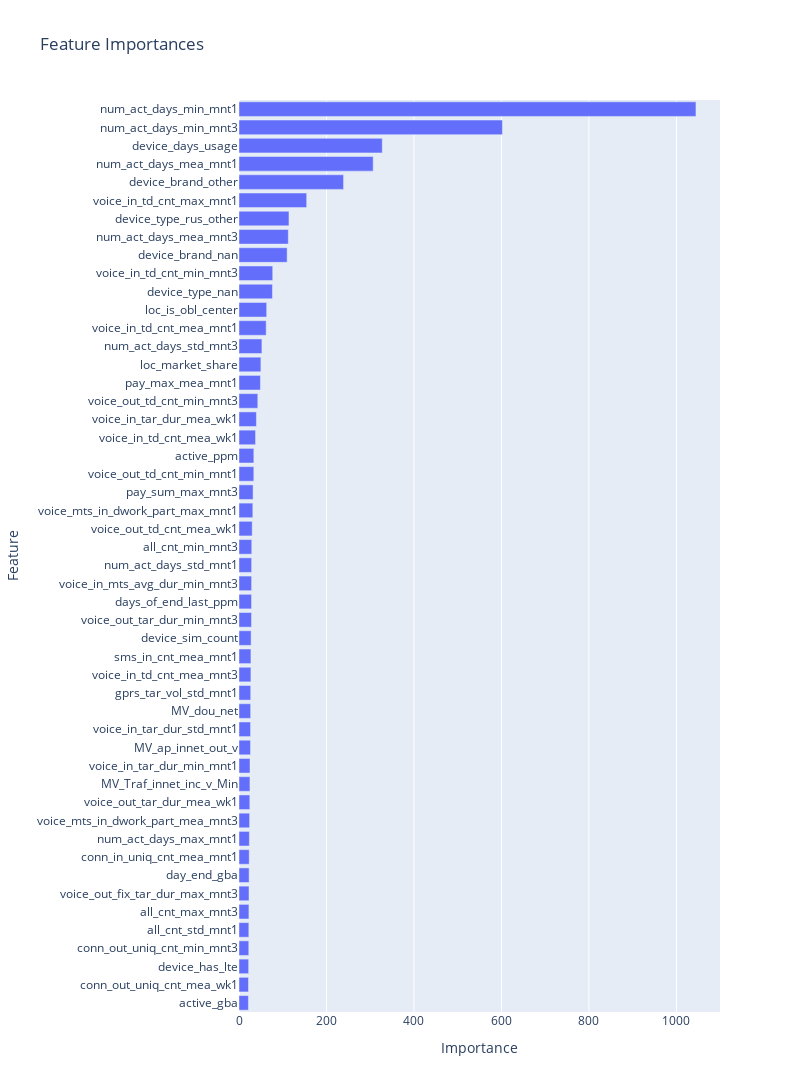

Notebook cell for this chart:
### Code cell
import plotly.express as px

fig = px.bar(feature_importances[:50], x="Importance", y="Feature", title="Feature Importances")
fig.update_layout(yaxis={"categoryorder": "total ascending"}, width=800, height=1200)
fig.show()

### Figure 1 — Plotly figure (JSON) as saved in the notebook; plotly's stock layout.template omitted (floating-point values rounded to 4 significant figures)
{"data": [{"alignmentgroup": "True", "hovertemplate": "Importance=%{x}<br>Feature=%{y}<extra></extra>", "legendgroup": "", "marker": {"color": "#636efa", "pattern": {"shape": ""}}, "name": "", "offsetgroup": "", "orientation": "h", "showlegend": false, "textposition": "auto", "type": "bar", "x": [1045.0, 602.2, 327.5, 306.7, 239.0, 154.7, 114.2, 112.7, 110.0, 77.09, 76.45, 63.28, 62.13, 52.37, 50.05, 48.98, 42.95, 39.78, 37.78, 33.93, 33.86, 32.2, 31.64, 30.15, 29.16, 28.85, 28.81, 28.64, 28.56, 27.69, 27.28, 27.25, 26.79, 26.62, 26.42, 26.27, 25.2, 25.02, 24.71, 24.26, 23.68, 23.37, 23.09, 22.92, 22.71, 22.5, 22.36, 22.09, 21.69, 21.55], "xaxis": "x", "y": ["num_act_days_min_mnt1", "num_act_days_min_mnt3", "device_days_usage", "num_act_days_mea_mnt1", "device_brand_other", "voice_in_td_cnt_max_mnt1", "device_type_rus_other", "num_act_days_mea_mnt3", "device_brand_nan", "voice_in_td_cnt_min_mnt3", "device_type_nan", "loc_is_obl_center", "voice_in_td_cnt_mea_mnt1", "num_act_days_std_mnt3", "loc_market_share", "pay_max_mea_mnt1", "voice_out_td_cnt_min_mnt3", "voice_in_tar_dur_mea_wk1", "voice_in_td_cnt_mea_wk1", "active_ppm", "voice_out_td_cnt_min_mnt1", "pay_sum_max_mnt3", "voice_mts_in_dwork_part_max_mnt1", "voice_out_td_cnt_mea_wk1", "all_cnt_min_mnt3", "num_act_days_std_mnt1", "voice_in_mts_avg_dur_min_mnt3", "days_of_end_last_ppm", "voice_out_tar_dur_min_mnt3", "device_sim_count", "sms_in_cnt_mea_mnt1", "voice_in_td_cnt_mea_mnt3", "gprs_tar_vol_std_mnt1", "MV_dou_net", "voice_in_tar_dur_std_mnt1", "MV_ap_innet_out_v", "voice_in_tar_dur_min_mnt1", "MV_Traf_innet_inc_v_Min", "voice_out_tar_dur_mea_wk1", "voice_mts_in_dwork_part_mea_mnt3", "num_act_days_max_mnt1", "conn_in_uniq_cnt_mea_mnt1", "day_end_gba", "voice_out_fix_tar_dur_max_mnt3", "all_cnt_max_mnt3", "all_cnt_std_mnt1", "conn_out_uniq_cnt_min_mnt3", "device_has_lte", "conn_out_uniq_cnt_mea_wk1", "active_gba"], "yaxis": "y"}], "layout": {"barmode": "relative", "height": 1200, "legend": {"tracegroupgap": 0}, "title": {"text": "Feature Importances"}, "width": 800, "xaxis": {"anchor": "y", "domain": [0, 1], "title": {"text": "Importance"}}, "yaxis": {"anchor": "x", "categoryorder": "total ascending", "domain": [0, 1], "title": {"text": "Feature"}}}}
